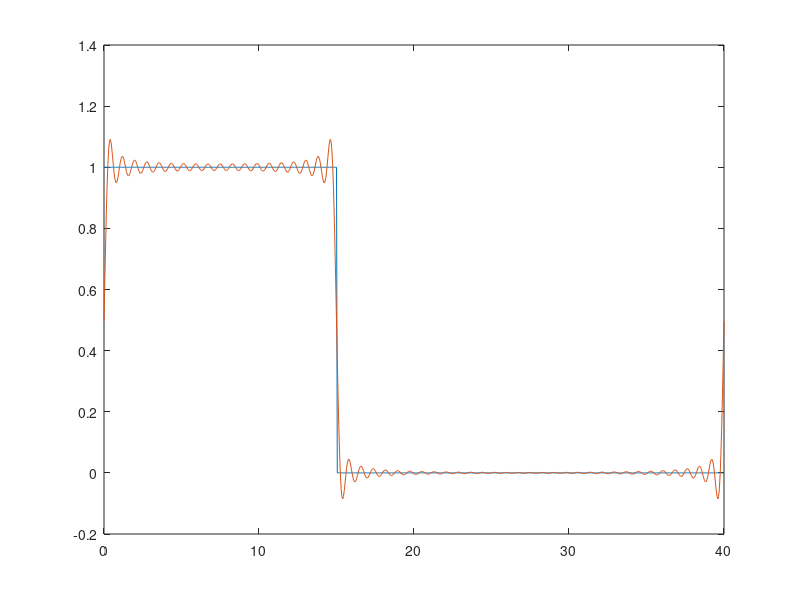
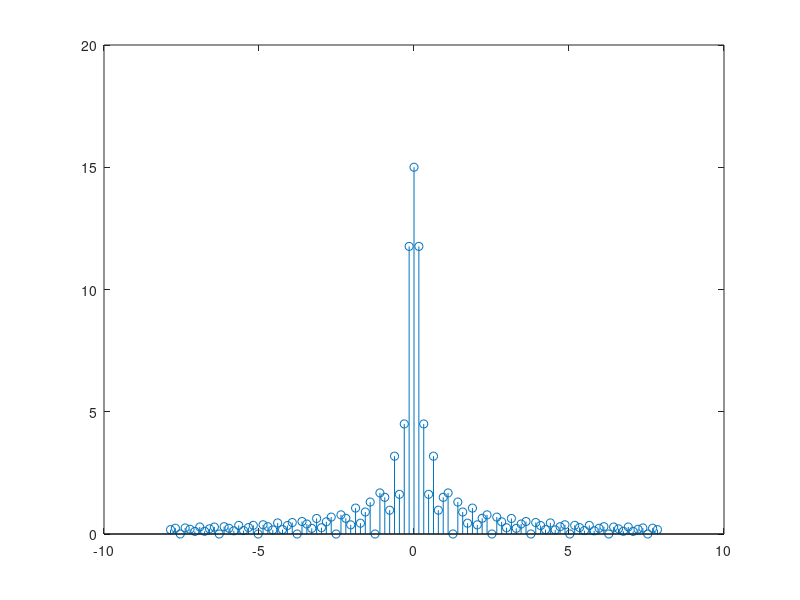

The MATLAB script that drew these images, in order:
P=40; %perioada [sec]
D=15; %durata semnal [sec]
N=50; %numarul de coeficienti
w0 = 2*pi/P; %pulsatia unghiulara a semnalului
td=0:0.05:D; 
xd=ones(1,length(td)); 
t = 0:0.05:P;
x = zeros(1,length(t));
x(t<=D) = xd; %semnalul dreptunghiular original


for k = -N:N %k este variabila dupa care se realizeaza suma
    xdr = xd; %xdr e semnalul realizat dupa formula SF data
    xdr = xdr .* exp(-1i*k*w0*td); 
    X(k+N+1) = 0; %initializare cu valoare nula
    for i = 1:length(td)-1
        X(k+N+1) = X(k+N+1) + (td(i+1)-td(i)) * (xdr(i)+xdr(i+1))/2; %reconstructia folosind coeficientii
    end
end

for i = 1:length(t) %i este variabila dupa care se realizeaza suma
    xf(i) = 0; %initializare cu valoare nula
    for k=-N:N
        xf(i) = xf(i) + (1/P) * X(k+51) * exp(1i*k*w0*t(i));  %reconstructia semnalului folosind coeficientii
    end
end

figure(1);
plot(t,x); hold on; %afisare semnal initial
plot(t,xf) ; %afisare semnal reconstruit

figure(2);
ts=-50*w0:w0:50*w0; %vectorul ts permite afisarea spectrului functiei
stem(ts,abs(X)); %afisare spectru


%Conform cursului de SS orice semnal periodic poate fi aproximat printr-o suma infinita de sinusuri
%si cosinusuri de diferite frecvente, fiecare ponderat cu un anumit coeficient. 
%Coeficientii reprezinta spectrul de aplitudine (amplitudinea pentru anumite frecvente).
%Semnalul reconstruit foloseste un numar finit de termeni si se apropie ca
%forma de semnalul original, daca numarul coeficientilor este mai mare
%semnalul reconstruit va semana mai mult cu cel initial.
